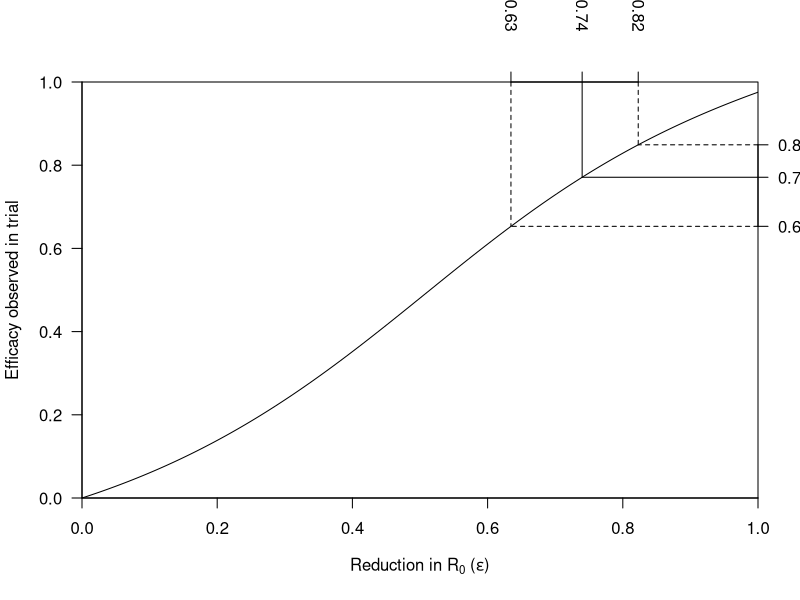
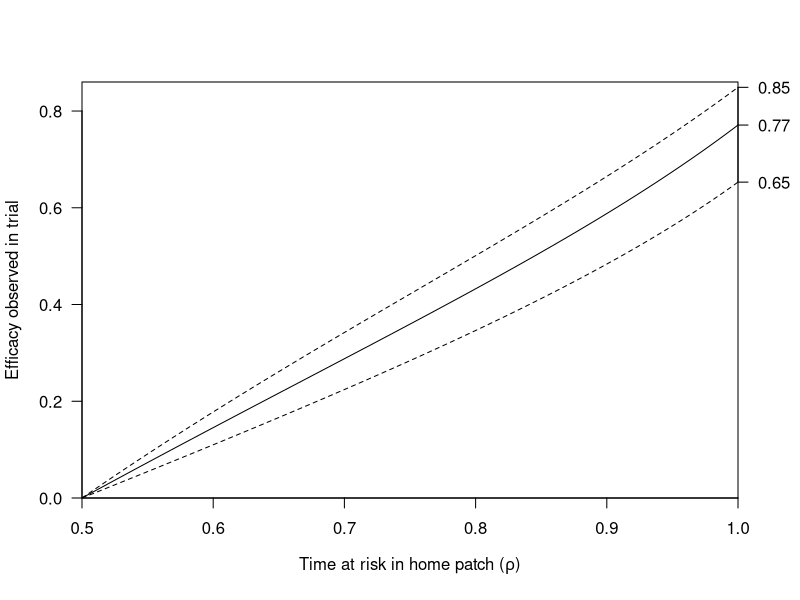
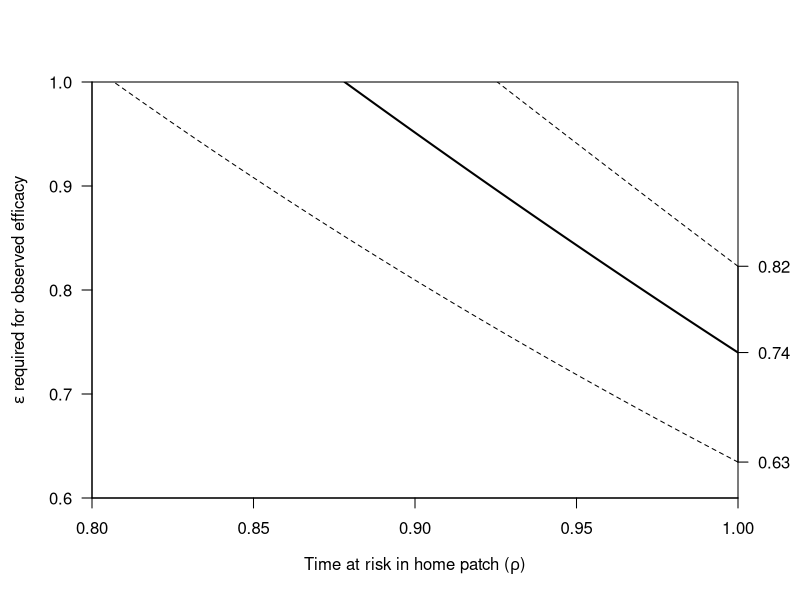
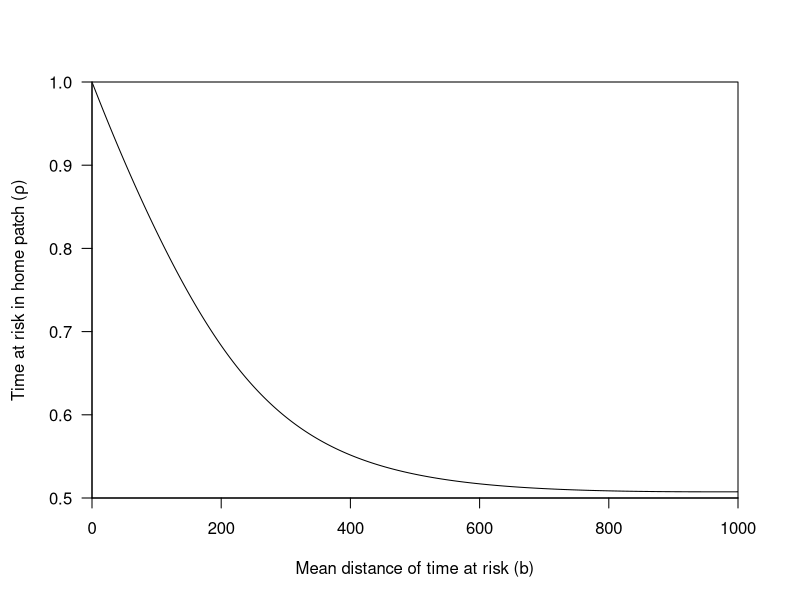
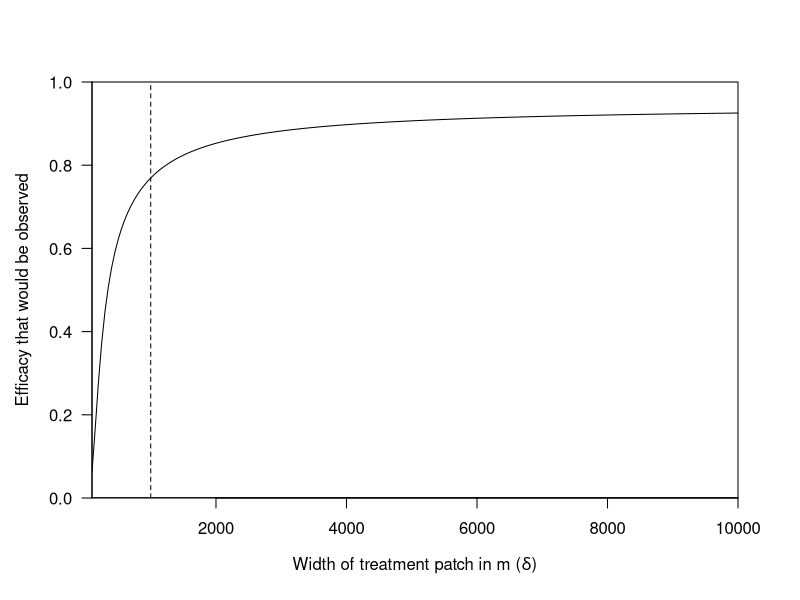
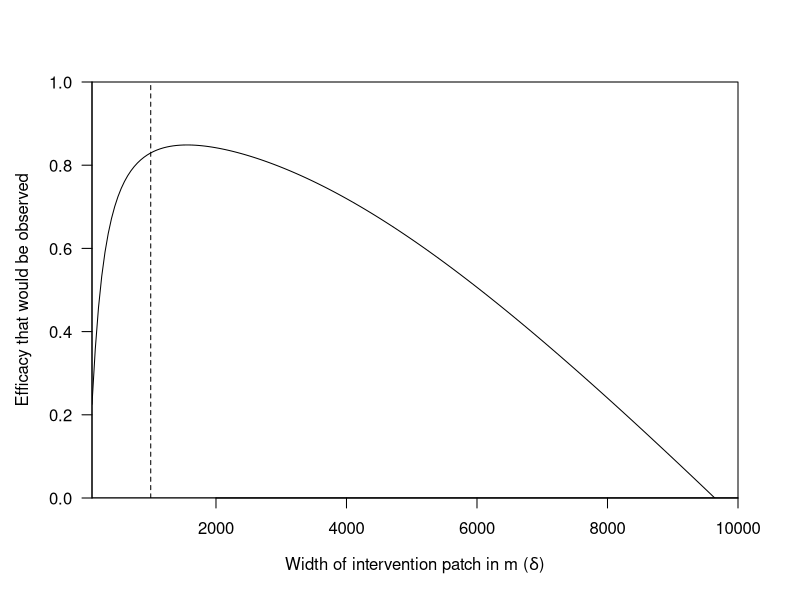
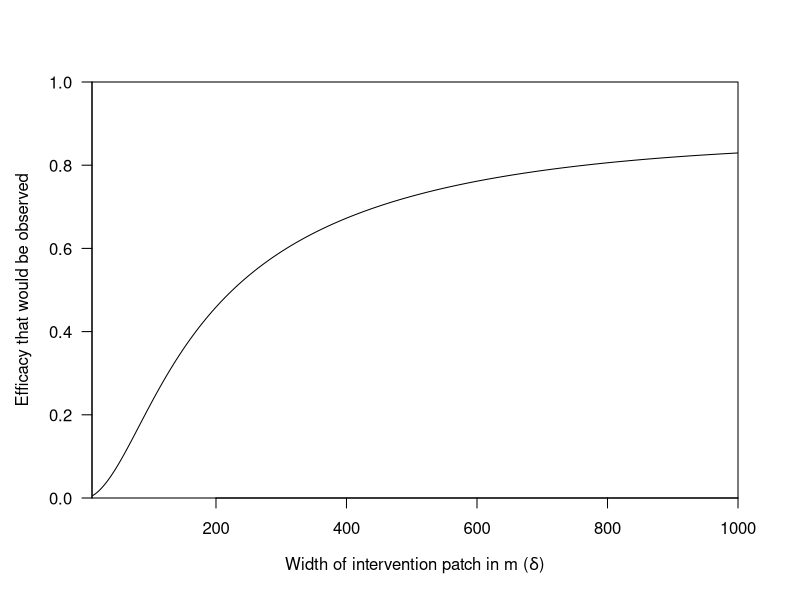
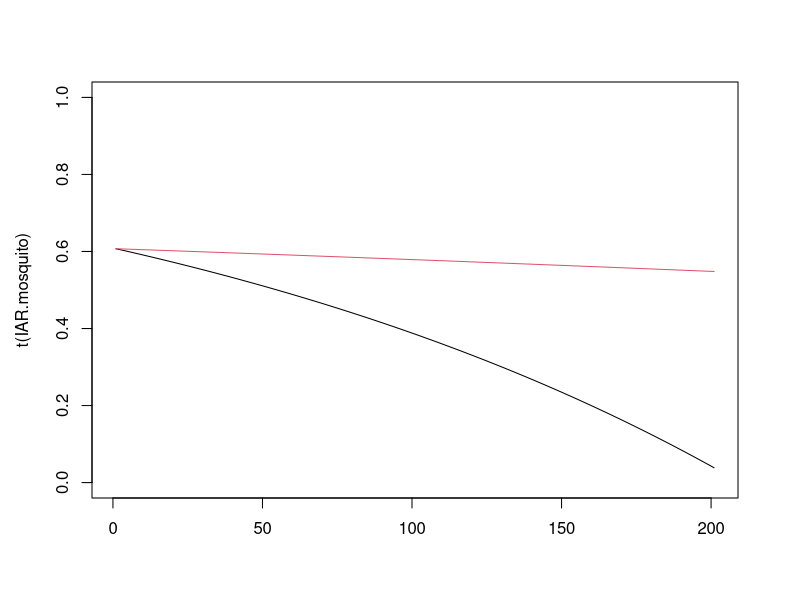

These charts were generated, in order, by the following R code:
# loss functions for estimating IAR in one or two patch scenarios
# https://www.ncbi.nlm.nih.gov/pmc/articles/PMC3506030/
loss.one = function(pi){
  abs(pi - 1 + S0 * exp(-R0 * pi))
}
loss.two = function(pi.t,pi.c){
  abs(pi.t - 1 + S0 * exp(-(
    pi.t * Nt/(Nt+Nc) * rho.tt * (1 - Ct * epsilon) * R0 +
    pi.c * Nc/(Nt+Nc) * rho.tc * (1 - Cc * epsilon) * R0))) ^ 2 +
  abs(pi.c - 1 + S0 * exp(-(
    pi.t * Nt/(Nt+Nc) * rho.ct * (1 - Ct * epsilon) * R0 +
    pi.c * Nc/(1+Nc) * rho.cc * (1 - Cc * epsilon) * R0))) ^ 2
}

# calculate susceptible population with Indonesia demography and FOI
# https://stm.sciencemag.org/content/12/528/eaax4144
FOI = 0.0317767
# https://population.un.org/wpp/Download/Standard/Population/
# pop.age = read.csv('WPP2019_PopulationByAgeSex_Medium.csv')
# pop.age = subset(pop.age, Time==2019 & Location=='Indonesia')
# pop.age = write.csv(pop.age,file='pop_by_age_Indonesia.csv')
pop.age = read.csv('pop_by_age_Indonesia.csv')
age.dist = cbind(
  rep(pop.age$AgeGrpStart,each=pop.age$AgeGrpSpan) + (0:4),
  rep(pop.age$PopTotal/5,each=pop.age$AgeGrpSpan))
age.dist[,2] = age.dist[,2] / sum(age.dist[,2])
age.dist = cbind(
  age.dist,
  exp(-FOI * age.dist[,1]),
  c(0, sapply(1:max(age.dist[,1]),function(a)
    (1-exp(-FOI))*exp(-3/4*FOI*(a-1)) +
      sum(sapply(1:a,function(aa)
        exp(-FOI*aa)*(1-exp(-FOI))*exp(-3/4*FOI*(a-aa)))))))



# look at relationship between epsilon and efficacy
R0 = 3.582622
Ct = 0.958
Cc = 0.15
epsilon.vec = seq(0,1,by=0.005)
S0 = sum((age.dist[,3]+age.dist[,4])*age.dist[,2])
Nt = Nc = 1
rho.tt = rho.cc = 1
rho.tc = 1 - rho.tt
rho.ct = 1 - rho.cc
efficacy = numeric(length(epsilon.vec))
for(jj in 1:length(epsilon.vec)){
  epsilon = epsilon.vec[jj]
  IAR = optim(c(0.9,0.9),function(par)
    loss.two(par[1],par[2]),lower=c(0,0),upper=c(1,1),method='L-BFGS-B',
    control = list(reltol=1e-12))$par - (1 - S0)
  efficacy[jj] = 1 - IAR[1] / IAR[2]
}

epsilon.fn = approxfun(efficacy,epsilon.vec)
efficacy.trial = c(0.653,0.771,0.849)
epsilon.trial = epsilon.fn(efficacy.trial)

plot(
  epsilon.vec,efficacy,
  las=1,type='l',xaxs='i',yaxs='i',xlim=c(0,1),ylim=c(0,1),
  xlab=expression('Reduction in '*R[0]*' ('*epsilon*')'),
  ylab='Efficacy observed in trial')
segments(
  c(1,1,1),efficacy.trial,epsilon.trial,efficacy.trial,
  lty=c(2,1,2))
segments(
  epsilon.trial,c(1,1,1),epsilon.trial,efficacy.trial,
  lty=c(2,1,2))
axis(4,at=efficacy.trial,labels=round(efficacy.trial*100)/100,las=1)
axis(3,at=epsilon.trial,labels=c('','',''),las=0)
text(x = epsilon.trial,
     y = 1.16,
     labels = round(epsilon.trial*100)/100,
     xpd = NA,
     srt = 270)


# look at efficacy as a function of rho at a fixed epsilon
R0 = 3.582622
Ct = 0.958
Cc = 0.15
S0 = sum((age.dist[,3]+age.dist[,4])*age.dist[,2])
Nt = Nc = 1
rho.vec = seq(0.5,1,by=0.001)
efficacy = matrix(0,length(rho.vec),3)
for(jj in 1:3){
epsilon = epsilon.trial[jj]
  for(ii in 1:length(rho.vec)){
    rho.tt = rho.cc = rho.vec[ii]
    rho.tc = 1 - rho.tt
    rho.ct = 1 - rho.cc
    IAR = optim(c(0.9,0.9),function(par)
      loss.two(par[1],par[2]),lower=c(0,0),upper=c(1,1),method='L-BFGS-B',
      control = list(reltol=1e-12))$par - (1 - S0)
    efficacy[ii,jj] = 1 - IAR[1] / IAR[2]
  }
}

par(oma=c(0,0,0,1))
plot(
  rho.vec,efficacy[,2],
  type='l',las=1,xaxs='i',yaxs='i',ylim=c(0,0.86),
  xlab=expression('Time at risk in home patch ('*rho*')'),
  ylab='Efficacy observed in trial')
lines(rho.vec,efficacy[,1],lty=2)
lines(rho.vec,efficacy[,3],lty=2)
axis(4,at=efficacy.trial,labels=round(efficacy.trial*100)/100,las=1)



# look at true epsilon implied by inferred epsilon as a function of rho
R0 = 3.582622
Ct = 0.958
Cc = 0.15
epsilon.vec = seq(0.6,1,by=0.005)
S0 = sum((age.dist[,3]+age.dist[,4])*age.dist[,2])
Nt = Nc = 1
rho.vec = seq(0.8,1,by=0.001)
efficacy = matrix(0,length(rho.vec),length(epsilon.vec))
for(jj in 1:length(epsilon.vec)){
  epsilon = epsilon.vec[jj]
  for(ii in 1:length(rho.vec)){
    rho.tt = rho.cc = rho.vec[ii]
    rho.tc = 1 - rho.tt
    rho.ct = 1 - rho.cc
    IAR = optim(c(0.9,0.9),function(par)
      loss.two(par[1],par[2]),lower=c(0,0),upper=c(1,1),method='L-BFGS-B',
      control = list(reltol=1e-12))$par - (1 - S0)
    efficacy[ii,jj] = 1 - IAR[1] / IAR[2]
  }
}

epsilon.fn = approxfun(efficacy[nrow(efficacy),],epsilon.vec)
epsilon.mat = matrix(epsilon.fn(efficacy),nrow(efficacy),ncol(efficacy))
epsilon.trial = epsilon.fn(c(0.653,0.771,0.849))

par(oma=c(0,0.5,0,1))
contour(
  rho.vec,epsilon.vec,epsilon.mat,
  levels=epsilon.trial,
  lty=c(2,1,2),lwd=c(1,2,1),
  las=1,xaxs='i',yaxs='i',drawlabels=F,
  xlab=expression('Time at risk in home patch ('*rho*')'),
  ylab=expression(epsilon*' required for observed efficacy'))
axis(4,at=epsilon.trial,labels=round(epsilon.trial*100)/100,las=1)



# spatial landscapes

# island
A.d1d2 = function(b,d1,d2){
  b / (2 * d1) * (1 - exp(-d1/b) - exp(-d2/b) + exp(-(d1+d2)/b))
}
A.d = function(b,d){
  1 - b / d * (1 - exp(-d/b))
}
rho_tt_island = function(b,d,D){
  A.d(b,d)^2 /
    (A.d(b,d)^2 + 4*A.d(b,d)*A.d1d2(b,d,D) + 4*A.d1d2(b,d,D)^2)
}
rho_tc_island = function(b,d,D){
  (4*A.d(b,d)*A.d1d2(b,d,D) + 4*A.d1d2(b,d,D)^2) /
    (A.d(b,d)^2 + 4*A.d(b,d)*A.d1d2(b,d,D) + 4*A.d1d2(b,d,D)^2)
}
rho_cc_island = function(b,d,D){
  (4*A.d(b,D)^2 + 4*A.d(b,d)*A.d(b,D)) /
    (4*A.d(b,D)^2 + 4*A.d(b,d)*A.d(b,D) + 4*A.d1d2(b,D,d)^2 + 4*A.d1d2(b,D,d)*A.d(b,d))
}
rho_ct_island = function(b,d,D){
  (4*A.d1d2(b,D,d)^2 + 4*A.d1d2(b,D,d)*A.d(b,d)) /
    (4*A.d(b,D)^2 + 4*A.d(b,d)*A.d(b,D) + 4*A.d1d2(b,D,d)^2 + 4*A.d1d2(b,D,d)*A.d(b,d))
}
Nc_island = function(d,D){
  (4 * D ^ 2 + 4 * D * d) / (d ^ 2)
}

# archipelago
A.d1d2d3 = function(b,d1,d2,d3){
  b / (2 * d1) * (exp(-d2/b) - exp(-(d1+d2)/b) - exp(-(d2+d3)/b) + exp(-(d1+d2+d3)/b))
}
B.fn = function(b,d,D){
  A.d(b,d)^2 + 4*A.d1d2d3(b,d,D,d)*A.d(b,d) + 4*A.d1d2d3(b,d,D,d)^2 + 4*A.d1d2d3(b,d,2*D+d,d)*A.d(b,d) +
  8*A.d1d2d3(b,d,2*D+d,d)*A.d1d2d3(b,d,D,d) + 4*A.d1d2d3(b,d,2*D+d,d)^2
}
C.fn = function(b,d,D){
  4*A.d1d2(b,d,D)^2 + 4*A.d1d2(b,d,D)*A.d(b,d) + 8*A.d1d2(b,d,D)*A.d1d2d3(b,d,D,d) +
  8*A.d1d2d3(b,d,D+d,D)*A.d1d2(b,d,D) + 4*A.d1d2d3(b,d,D+d,D)^2 +
  8*A.d1d2d3(b,d,2*D+d,d)*A.d1d2(b,d,D) + 8*A.d1d2d3(b,d,2*D+d,d)^2
}
D.fn = function(b,d,D){
  4*A.d1d2(b,D,d)^2 + 8*A.d1d2d3(b,D,d+D,d)*A.d1d2(b,D,d) + 4*A.d1d2d3(b,D,d+D,d)^2
}
E.fn = function(b,d,D){
  A.d(b,D)^2 +
  4*A.d1d2(b,D,d)*A.d(b,D) + 4*A.d1d2d3(b,D,d,D)*A.d(b,D) + 4*A.d1d2d3(b,D,d,D)^2 +
  8*A.d1d2d3(b,D,d,D)*A.d1d2(b,D,d) + 4*A.d1d2d3(b,D,d+D,d)*A.d(b,D) +
  8*A.d1d2d3(b,D,d+D,d)*A.d1d2d3(b,D,d,D)
}
F.fn = function(b,d,D){
  2*A.d1d2(b,D,d)*A.d(b,d) + 4*A.d1d2(b,D,d)*A.d1d2d3(b,d,D,d) +
  4*A.d1d2(b,D,d)*A.d1d2d3(b,d,2*D+d,d) + 2*A.d1d2d3(b,D,d+D,d)*A.d(b,d) +
  4*A.d1d2d3(b,D,d+D,d)*A.d1d2d3(b,d,D,d) + 4*A.d1d2d3(b,D,d+D,d)*A.d1d2d3(b,d,d+2*D,d)
}
G.fn = function(b,d,D){
  A.d(b,D)*A.d(b,d) + 2*A.d1d2(b,d,D)*A.d(b,D) + 2*A.d1d2d3(b,d,D,d)*A.d(b,D) + 2*A.d1d2d3(b,d,D+d,D)*A.d(b,D) +
  2*A.d1d2d3(b,d,2*D+d,d)*A.d(b,D) + 4*A.d1d2(b,d,D)*A.d1d2(b,D,d) + 4*A.d1d2d3(b,d,D+d,D)*A.d1d2(b,D,d) +
  2*A.d1d2d3(b,D,d,D)*A.d(b,d) + 4*A.d1d2d3(b,D,d,D)*A.d1d2(b,d,D) + 4*A.d1d2d3(b,D,d,D)*A.d1d2d3(b,d,D,d) +
  4*A.d1d2d3(b,D,d,D)*A.d1d2d3(b,d,D+d,D) + 4*A.d1d2d3(b,D,d,D)*A.d1d2d3(b,d,2*D+d,d) +
  4*A.d1d2d3(b,D,d+D,d)*A.d1d2(b,d,D) + 4*A.d1d2d3(b,D,d+D,d)*A.d1d2d3(b,d,D+d,D)
}
rho_tt_archipelago = function(b,d,D){
  B.fn(b,d,D) / (B.fn(b,d,D) + C.fn(b,d,D))
}
rho_tc_archipelago = function(b,d,D){
  C.fn(b,d,D) / (B.fn(b,d,D) + C.fn(b,d,D))
}
rho_ct_archipelago = function(b,d,D){
  (D*D.fn(b,d,D) + 2*d*F.fn(b,d,D)) /
    (D*(D.fn(b,d,D)+E.fn(b,d,D)) + 2*d*(F.fn(b,d,D)+G.fn(b,d,D)))
}
rho_cc_archipelago = function(b,d,D){
  (D*E.fn(b,d,D) + 2*d*G.fn(b,d,D)) /
    (D*(D.fn(b,d,D)+E.fn(b,d,D)) + 2*d*(F.fn(b,d,D)+G.fn(b,d,D)))
}
Nc_archipelago = function(d,D){
  (D^2 + 2*D*d) / (d ^ 2)
}

# checkerboard
H.fn = function(b,d){
  A.d(b,d)^2 + 4*A.d1d2(b,d,d)^2 + 4*A.d1d2d3(b,d,d,d)*A.d(b,d) + 4*A.d1d2d3(b,d,d,d)^2 +
  8*A.d1d2d3(b,d,2*d,d)*A.d1d2(b,d,d) + 4*A.d1d2d3(b,d,2*d,d)^2
}
I.fn = function(b,d){
  4*A.d1d2(b,d,d)*A.d(b,d) + 8*A.d1d2d3(b,d,d,d)*A.d1d2(b,d,d) +
  4*A.d1d2d3(b,d,2*d,d)*A.d(b,d) + 8*A.d1d2d3(b,d,2*d,d)^2
}
rho_tt_checker = rho_cc_checker = function(b,d){
  H.fn(b,d) / (H.fn(b,d) + I.fn(b,d))
}
rho_tc_checker = rho_ct_checker = function(b,d){
  I.fn(b,d) / (H.fn(b,d) + I.fn(b,d))
}
Nc_checker = function(d){
  1
}



# plot things about the scale of movement and time at risk
b.vec = seq(1,1e3,1)
rho.vec = numeric(length(b.vec))
for(ii in 1:length(b.vec)){
  rho.vec[ii] = rho_tt_checker(b.vec[ii],1e3)
}
plot(
  b.vec,rho.vec,type='l',xaxs='i',yaxs='i',
  xlim=c(0,1e3),ylim=c(0.5,1),
  las=1,xlab='Mean distance of time at risk (b)',
  ylab=expression('Time at risk in home patch ('*rho*')'))
b.95 = which.min(abs(rho.vec-0.95))
# b.95 = 25
b.90 = which.min(abs(rho.vec-0.90))
# b.90 = 50



# what would epsilon have been under these different values of b?
rho.vec = seq(0.8,1,by=0.001)
epsilon.b.95 = epsilon.vec[which.min(abs(
  efficacy[which.min(
    abs(rho.vec-rho_tt_checker(b.95,1e3))),] -
  efficacy.trial[2]))]
epsilon.b.90 = epsilon.vec[which.min(abs(
  efficacy[which.min(
    abs(rho.vec-rho_tt_checker(b.90,1e3))),] -
    efficacy.trial[2]))]



# what if the dimensions of the checkerboard were bigger or smaller?
R0 = 3.582622
Ct = 0.958
Cc = 0.15
epsilon.vec = epsilon.b.90
b.vec = b.90
S0 = sum((age.dist[,3]+age.dist[,4])*age.dist[,2])
delta.vec = seq(1e2,1e4,length.out=200)
efficacy = matrix(0,3,length(delta.vec))
for(ii in 1:length(epsilon.vec)){
  epsilon = epsilon.vec[ii]
  for(jj in 1:length(delta.vec)){
    delta = delta.vec[jj]
    Nt = 1
    Nc = Nc_checker(delta)
    rho.tt = rho_tt_checker(b.vec[ii],delta)
    rho.cc = rho_cc_checker(b.vec[ii],delta)
    rho.tc = 1 - rho.tt
    rho.ct = 1 - rho.cc
    IAR = optim(c(0.9,0.9),function(par)
      loss.two(par[1],par[2]),lower=c(0,0),upper=c(1,1),method='L-BFGS-B',
      control = list(reltol=1e-12))$par - (1 - S0)
    efficacy[ii,jj] = 1 - IAR[1] / IAR[2]
  }
}
plot(
  delta.vec,efficacy[1,],type='l',
  ylim=c(0,1),xaxs='i',yaxs='i',las=1,
  xlab=expression('Width of treatment patch in m ('*delta*')'),
  ylab='Efficacy that would be observed')
lines(delta.vec,efficacy[2,])
lines(delta.vec,efficacy[3,])
abline(v=1e3,lty=2)



# what about an equivalently sized island?
R0 = 3.582622
Ct = 0.958
Cc = 0.15
epsilon.vec = c(epsilon.b.95,epsilon.b.90)
b.vec = c(b.95,b.90)
S0 = sum((age.dist[,3]+age.dist[,4])*age.dist[,2])
Delta = 5e2
delta.vec = seq(1e2,1e4,length.out=200)
efficacy = matrix(0,3,length(delta.vec))
for(ii in 1:length(epsilon.vec)){
  epsilon = epsilon.vec[ii]
  for(jj in 1:length(delta.vec)){
    delta = delta.vec[jj]
    Nt = 1
    Nc = Nc_island(delta,Delta)
    rho.tt = rho_tt_island(b.vec[ii],delta,Delta)
    rho.cc = rho_cc_island(b.vec[ii],delta,Delta)
    rho.tc = rho_tc_island(b.vec[ii],delta,Delta)
    rho.ct = rho_ct_island(b.vec[ii],delta,Delta)
    IAR = optim(c(0.9,0.9),function(par)
      loss.two(par[1],par[2]),lower=c(0,0),upper=c(1,1),method='L-BFGS-B',
      control = list(reltol=1e-12))$par - (1 - S0)
    efficacy[ii,jj] = 1 - IAR[1] / IAR[2]
  }
}
plot(
  delta.vec,efficacy[1,],type='l',
  ylim=c(0,1),xaxs='i',yaxs='i',las=1,
  xlab=expression('Width of intervention patch in m ('*delta*')'),
  ylab='Efficacy that would be observed')
# lines(delta.vec,efficacy[2,],lty=2)
lines(delta.vec,efficacy[3,])
abline(v=1e3,lty=2)
# legend(
#   'bottom',legend=c('25 m','50 m'),lty=c(1,2),
#   title='Mean dist. (b)',bty='n',horiz=T)



# what about an equivalently sized archipelago?
R0 = 3.582622
Ct = 0.958
Cc = 0.15
epsilon.vec = c(epsilon.b.95,epsilon.b.90)
b.vec = c(b.95,b.90)
S0 = sum((age.dist[,3]+age.dist[,4])*age.dist[,2])
Delta = 1e3
delta.vec = seq(1e1,1e3,length.out=200)
efficacy = matrix(0,3,length(delta.vec))
for(ii in 1:length(epsilon.vec)){
  epsilon = epsilon.vec[ii]
  for(jj in 1:length(delta.vec)){
    delta = delta.vec[jj]
    Nt = 1
    Nc = Nc_archipelago(delta,Delta)
    rho.tt = rho_tt_archipelago(b.vec[ii],delta,Delta)
    rho.cc = rho_cc_archipelago(b.vec[ii],delta,Delta)
    rho.tc = rho_tc_archipelago(b.vec[ii],delta,Delta)
    rho.ct = rho_ct_archipelago(b.vec[ii],delta,Delta)
    IAR = optim(c(0.9,0.9),function(par)
      loss.two(par[1],par[2]),lower=c(0,0),upper=c(1,1),method='L-BFGS-B',
      control = list(reltol=1e-12))$par - (1 - S0)
    efficacy[ii,jj] = 1 - IAR[1] / IAR[2]
  }
}
plot(
  delta.vec,efficacy[1,],type='l',
  ylim=c(0,1),xaxs='i',yaxs='i',las=1,
  xlab=expression('Width of intervention patch in m ('*delta*')'),
  ylab='Efficacy that would be observed')
# lines(delta.vec,efficacy[2,],lty=2)
# legend(
#   'bottom',legend=c('25 m','50 m'),lty=c(1,2),
#   title='Mean dist. (b)',bty='n',horiz=T)



# get FOI for catalytic model equivalent to IAR under SIR model
R0 = 3.582622
Ct = 1
Cc = 0
S0 = sum((age.dist[,3]+age.dist[,4])*age.dist[,2])
Nt = 1
Nc = Nc_checker(delta)
rho.tt = 1
rho.cc = 1
rho.tc = 1 - rho.tt
rho.ct = 1 - rho.cc
epsilon = 0
IAR.max = (optim(c(0.9,0.9),function(par)
  loss.two(par[1],par[2]),lower=c(0,0),upper=c(1,1),method='L-BFGS-B',
  control = list(reltol=1e-12))$par - (1 - S0))[1]
FOI.max = -log(1-IAR.max)



# look at effect on IAR
R0 = 3.582622
Ct = 0.958
Cc = 0.15
epsilon.vec = seq(0,1,by=0.005)
S0 = sum((age.dist[,3]+age.dist[,4])*age.dist[,2])
Nt = 1
Nc = Nc_checker(delta)
rho.tt = rho_tt_checker(b.vec[ii],delta)
rho.cc = rho_cc_checker(b.vec[ii],delta)
rho.tc = 1 - rho.tt
rho.ct = 1 - rho.cc
IAR.mosquito = IAR.human = IAR = matrix(0,2,length(epsilon.vec))
for(jj in 1:length(epsilon.vec)){
  epsilon = epsilon.vec[jj]
  IAR.mosquito[,jj] = c(
    1-exp(-FOI.max*(1-Ct*epsilon)),
    1-exp(-FOI.max*(1-Cc*epsilon)))
  IAR.human[,jj] = c(
    1-exp(-FOI.max*(rho.tt*(1-Ct*epsilon)+rho.tc*(1-Cc*epsilon))),
    1-exp(-FOI.max*(rho.cc*(1-Cc*epsilon)+rho.ct*(1-Ct*epsilon))))
  IAR[,jj] = optim(c(0.9,0.9),function(par)
    loss.two(par[1],par[2]),lower=c(0,0),upper=c(1,1),method='L-BFGS-B',
    control = list(reltol=1e-12))$par - (1 - S0)
}
matplot(t(IAR.mosquito),type='l',lty=1,ylim=c(0,1))
matplot(t(IAR.human),type='l',lty=1,ylim=c(0,1))
matplot(t(IAR),type='l',lty=1,ylim=c(0,1))
matplot(
  epsilon.vec,cbind(
  IAR.mosquito[2,],
  IAR.human[2,],
  IAR[2,]),type='l',lty=1,ylim=c(0,1),
  xlab=expression(epsilon),
  ylab='IAR in control arm')
legend('topright',legend=1:3,col=1:3,lty=1)
matplot(
  epsilon.vec,cbind(
    IAR.mosquito[1,],
    IAR.human[1,],
    IAR[1,]),type='l',lty=1,ylim=c(0,1),
  xlab=expression(epsilon),
  ylab='IAR in treatment arm')
legend('topright',legend=1:3,col=1:3,lty=1)
matplot(
  epsilon.vec,cbind(
    1-IAR.mosquito[1,]/IAR.mosquito[2,],
    1-IAR.human[1,]/IAR.human[2,],
    1-IAR[1,]/IAR[2,]),type='l',lty=1,ylim=c(0,1),
  xlab=expression(epsilon),
  ylab='Efficacy')
legend('bottomright',legend=1:3,col=1:3,lty=1)


